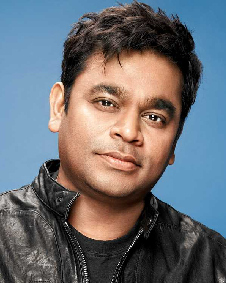
#> input picture dataset/ARRahman/arr3.jpg, 226 x 283 px, given in place of the camera
$ python 1-datasetCreation.py
#> lines starting #> are read from the running program, lines starting #| are printed output that depends on the picture; after the words box and inside, x2 and y2 are one past the last pixel; in counts of white or black regions, pixels touching at a corner belong together
import imutils
import time
import cv2
import csv
import os

cascade = 'haarcascade_frontalface_default.xml'
detector = cv2.CascadeClassifier(cascade)

Name = str(input("Enter your Name : "))
#> the answer given: dataset/ARRahman/arr3.jpg
Roll_Number = int(input("Enter your Roll_Number : "))
#> the answer given: 3
dataset = 'dataset'
sub_data = Name
path = os.path.join(dataset, sub_data)

if not os.path.isdir(path):
    os.mkdir(path)
    print(sub_data)

info = [str(Name), str(Roll_Number)]
with open('student.csv', 'a') as csvFile:
    write = csv.writer(csvFile)
    write.writerow(info)
csvFile.close()

print("Starting video stream...")
cam = cv2.VideoCapture(0)
time.sleep(2.0)
total = 0

while total < 50:
    print(total)
    _, frame = cam.read()
#> frame is the input picture: shape (283, 226, 3); mean B, G, R 114.6, 109.4, 106.9
    img = imutils.resize(frame, width=400)
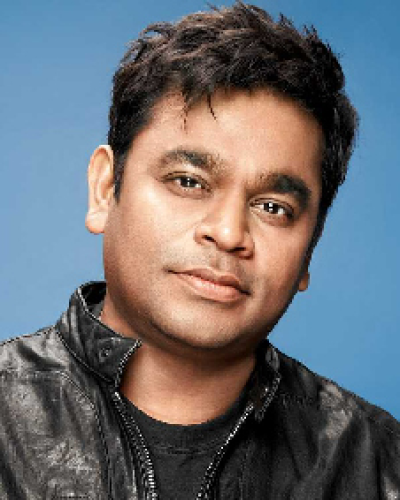
#> img: shape (500, 400, 3); mean B, G, R 114.5, 109.3, 106.9
    rects = detector.detectMultiScale(cv2.cvtColor(img, cv2.COLOR_BGR2GRAY), scaleFactor=1.1,minNeighbors=5, minSize=(30, 30))
#> rects = [[104, 92, 254, 254]]

    for (x, y, w, h) in rects:
        cv2.rectangle(frame, (x, y), (x + w, y + h), (0, 255, 0), 2)
        p = os.path.sep.join([path, "{}.png".format(str(total).zfill(5))])
        cv2.imwrite(p, img)
        total += 1
#> this loop made 1 pass
#> (x, y, w, h, total) on pass 1: (104, 92, 254, 254, 1)
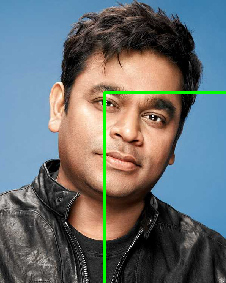
#> frame: shape (283, 226, 3); 1.46% of pixels changed, all inside (x1, y1, x2, y2) = (103, 91, 226, 283)
#> after the loop, total = 1

    cv2.imshow("Frame", frame)
    key = cv2.waitKey(1) & 0xFF
#> (key q is pressed here)
    if key == ord("q"):
        break

cam.release()
cv2.destroyAllWindows()

$ run again, on dataset/ARRahman/arr5.jpg
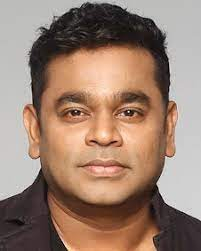
#> input picture dataset/ARRahman/arr5.jpg, 201 x 251 px, given in place of the camera
#> frame is the input picture: shape (251, 201, 3); mean B, G, R 111.9, 127.5, 154.1
#> rects = [[69, 113, 275, 275]]
#> the loop `for (x, y, w, h) in rects:` made 1 pass
#> (x, y, w, h, total) on pass 1: (69, 113, 275, 275, 1)
#> after the loop `for (x, y, w, h) in rects:`:
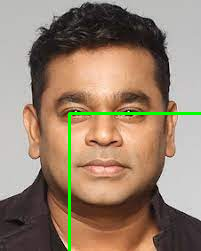
#> frame: shape (251, 201, 3); 1.6% of pixels changed, all inside (x1, y1, x2, y2) = (68, 112, 201, 251)
#> after the loop `for (x, y, w, h) in rects:`: total = 1

$ run again, on dataset/ARRahman/arr1.png
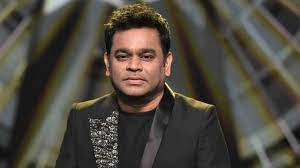
#> input picture dataset/ARRahman/arr1.png, 300 x 168 px, given in place of the camera
#> frame is the input picture: shape (168, 300, 3); mean B, G, R 62.4, 72, 77.1
#> rects = [[137, 40, 86, 86]]
#> the loop `for (x, y, w, h) in rects:` made 1 pass
#> (x, y, w, h, total) on pass 1: (137, 40, 86, 86, 1)
#> after the loop `for (x, y, w, h) in rects:`:
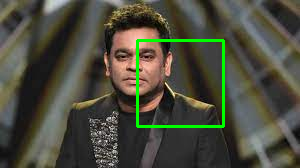
#> frame: shape (168, 300, 3); 2.04% of pixels changed, all inside (x1, y1, x2, y2) = (136, 39, 225, 128)
#> after the loop `for (x, y, w, h) in rects:`: total = 1

$ run again, on dataset/ARRahman/arr10.png
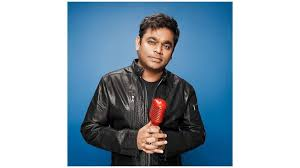
#> input picture dataset/ARRahman/arr10.png, 300 x 168 px, given in place of the camera
#> frame is the input picture: shape (168, 300, 3); mean B, G, R 183.8, 170.5, 152.7
#> rects = [[183, 36, 57, 57]]
#> the loop `for (x, y, w, h) in rects:` made 1 pass
#> (x, y, w, h, total) on pass 1: (183, 36, 57, 57, 1)
#> after the loop `for (x, y, w, h) in rects:`:
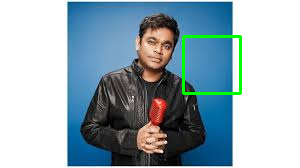
#> frame: shape (168, 300, 3); 1.35% of pixels changed, all inside (x1, y1, x2, y2) = (182, 35, 242, 95)
#> after the loop `for (x, y, w, h) in rects:`: total = 1
